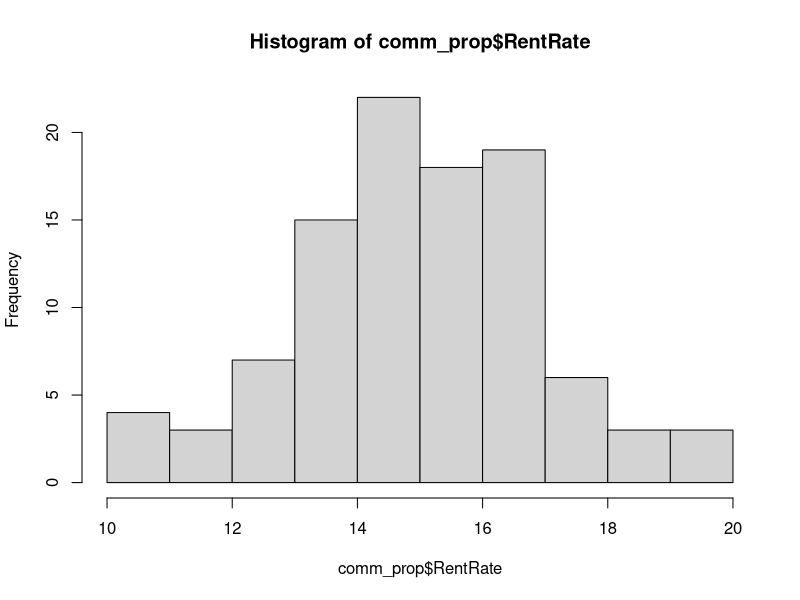
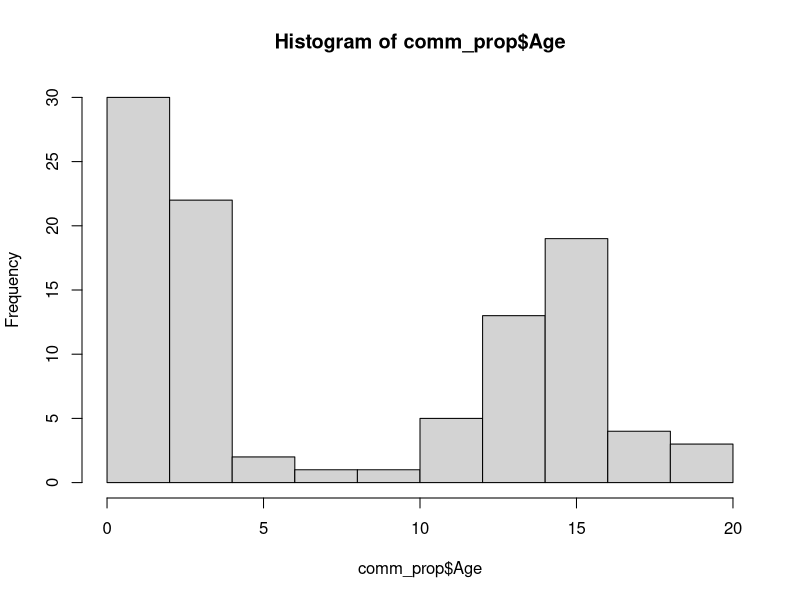
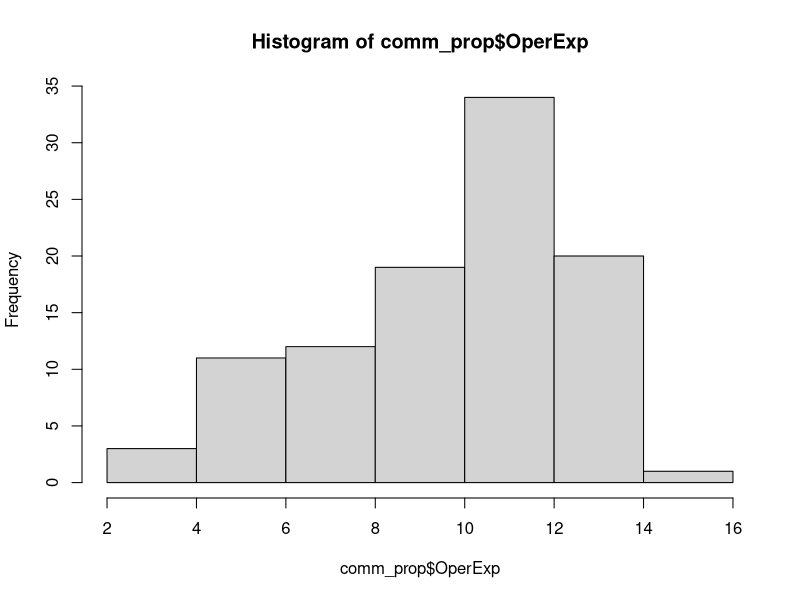
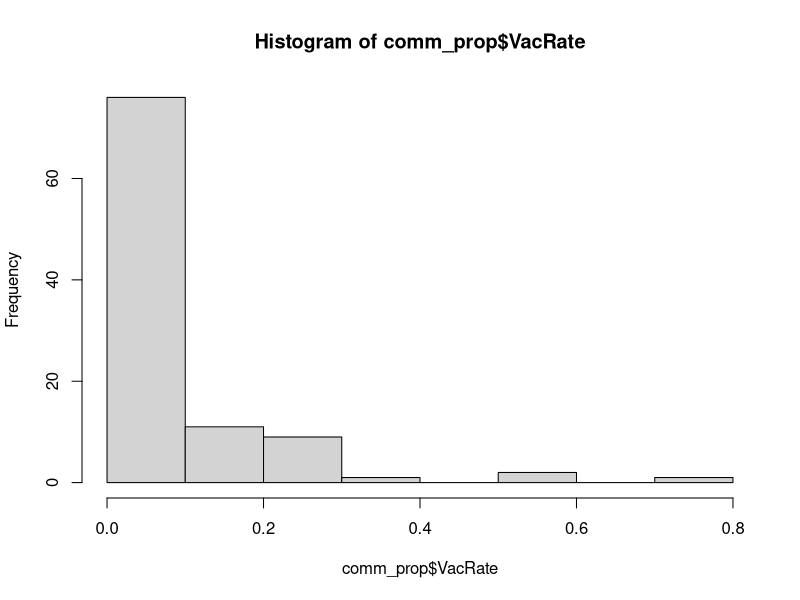
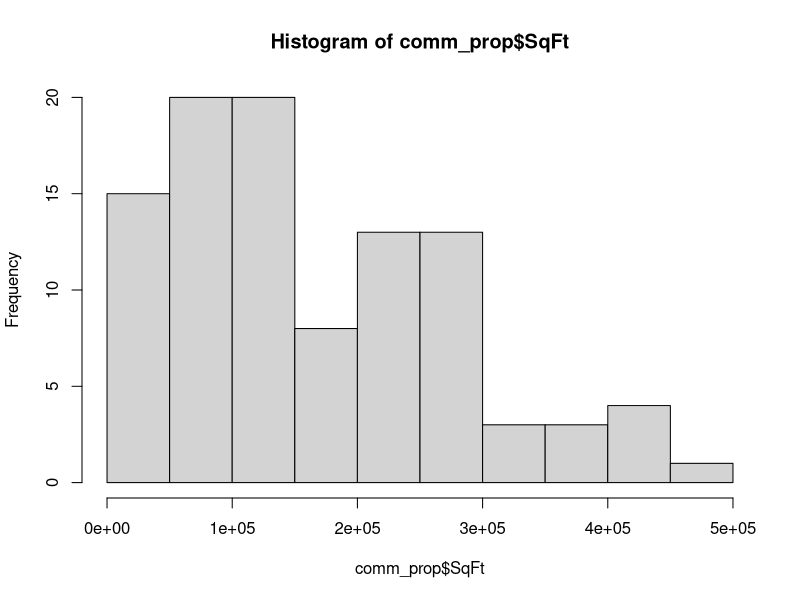
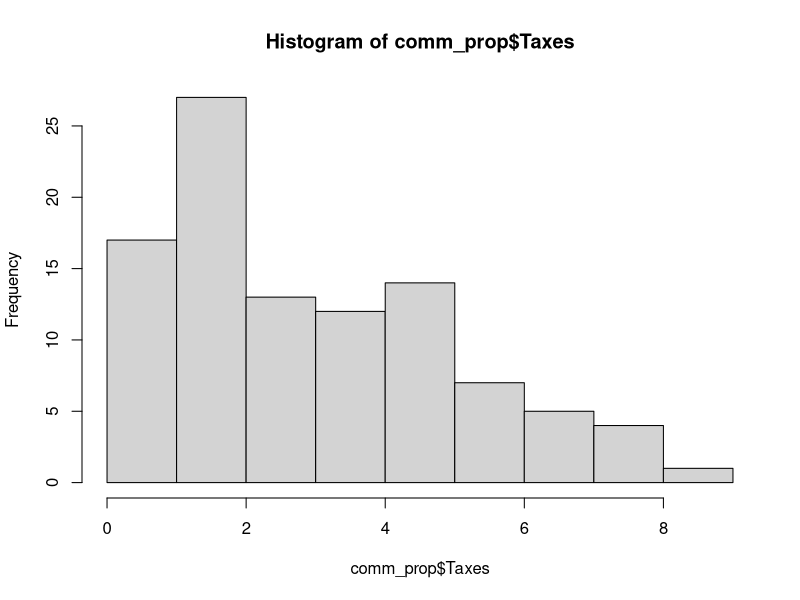

Recreate these plots in R, in order. (Note: this script raises an error after producing the figures.)
library(ggplot2)
library(car)

comm_prop <- read.csv("comm_prop.csv")
comm_prop$W2MiDT <- factor(comm_prop$W2MiDT, labels = c("No", "Yes"))
hist(comm_prop$RentRate)
hist(comm_prop$Age)
hist(comm_prop$OperExp)
hist(comm_prop$VacRate)
hist(comm_prop$SqFt)
hist(comm_prop$Taxes)
hist(comm_prop$W2MiDT)

"VacRate's distrobution contains strong Right/positive skewness. SqFt contains a slight amount of 
right skewness. OperExp contains a slight amount of left/negative skewness. Age has an unusual 
ditrobutional shape to it as well."

round(cor(comm_prop),2)
library(corrplot)
corrplot(cor(comm_prop[,c(1:6)]), method="ellipse")

"RentRate and OperExp have a moderate correlation. RentRate and SqFt have a moderate correlation as well.
RentRate and Taxes share the same correlation with .58. W2MiDT has the strongest 
correlation with RentRate with a correlation coefficent of.70. SqFt and Taxes have a perfect correlatino
with 1.00. "

library(leaps)
subsets <- regsubsets(RentRate ~ ., data=comm_prop)
plot(subsets, scale="adjr2")
#^^ Based on the plot, our variable selection should be Age, OperExp, Taxes, and W2MiDT.

"Model's attributes:
Adjusted R^2: .73 -Very high adjusted R-squared value. 73% of the RentRate's variation can be 
explained by the Age, OperExp, W2MiDT, and Taxes variables.

F-statistic: 68.36

P-values:
Age: 1.73e-07
OperExp: 5.18e-07
W2MiDTYes: 1.66e-07

Model Coeficients:
Age:        -0.10398
OperExp:    0.23731
W2MiDTYes:  1.43475
Taxes:      0.36898
"
m <- lm(RentRate ~ Age+OperExp+W2MiDT+Taxes, data=comm_prop)
summary(m)
car::ncvTest(m) #pass
shapiro.test(m$residuals) #low p-valud but pass

"Tails are a bit out, this could suggest non-constant variance. However, we formally tested via the
ncvTest and did not reject the null hypothesis."
qqnorm(fit.2$residuals, pch=16)
qqline(fit.2$residuals)

# Does not suggest Multicollinearity.
car::vif(m)

"Start on Predict: We are 95% confidence that the value of RentRate will be between 
14.17338 and 18.20759"
new_obs = data.frame(Age=9, SqFt=40,OperExp=13,Taxes=5.40,W2MiDT="No")
predict(m, newdata = new_obs, interval="predict")
